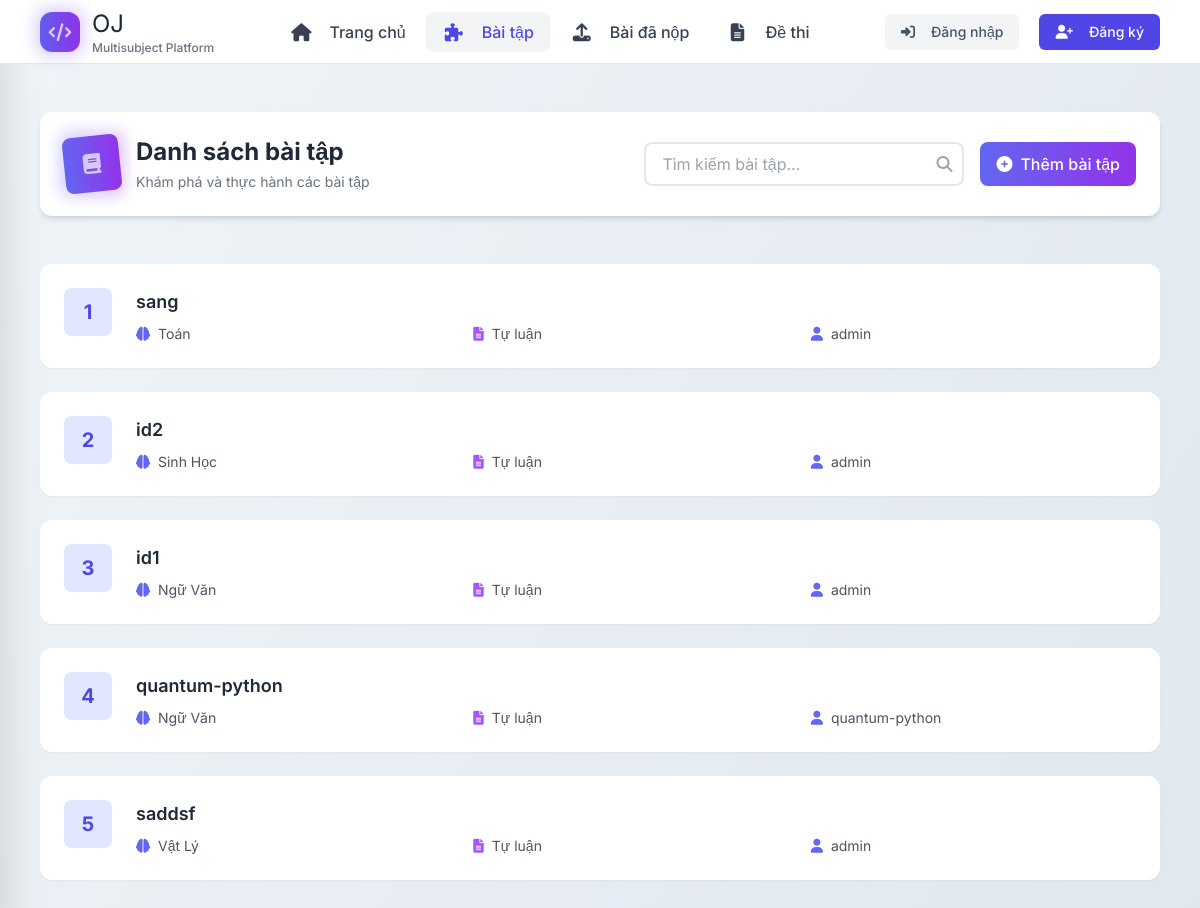
/problems/, run on an earlier commit of the app's database.
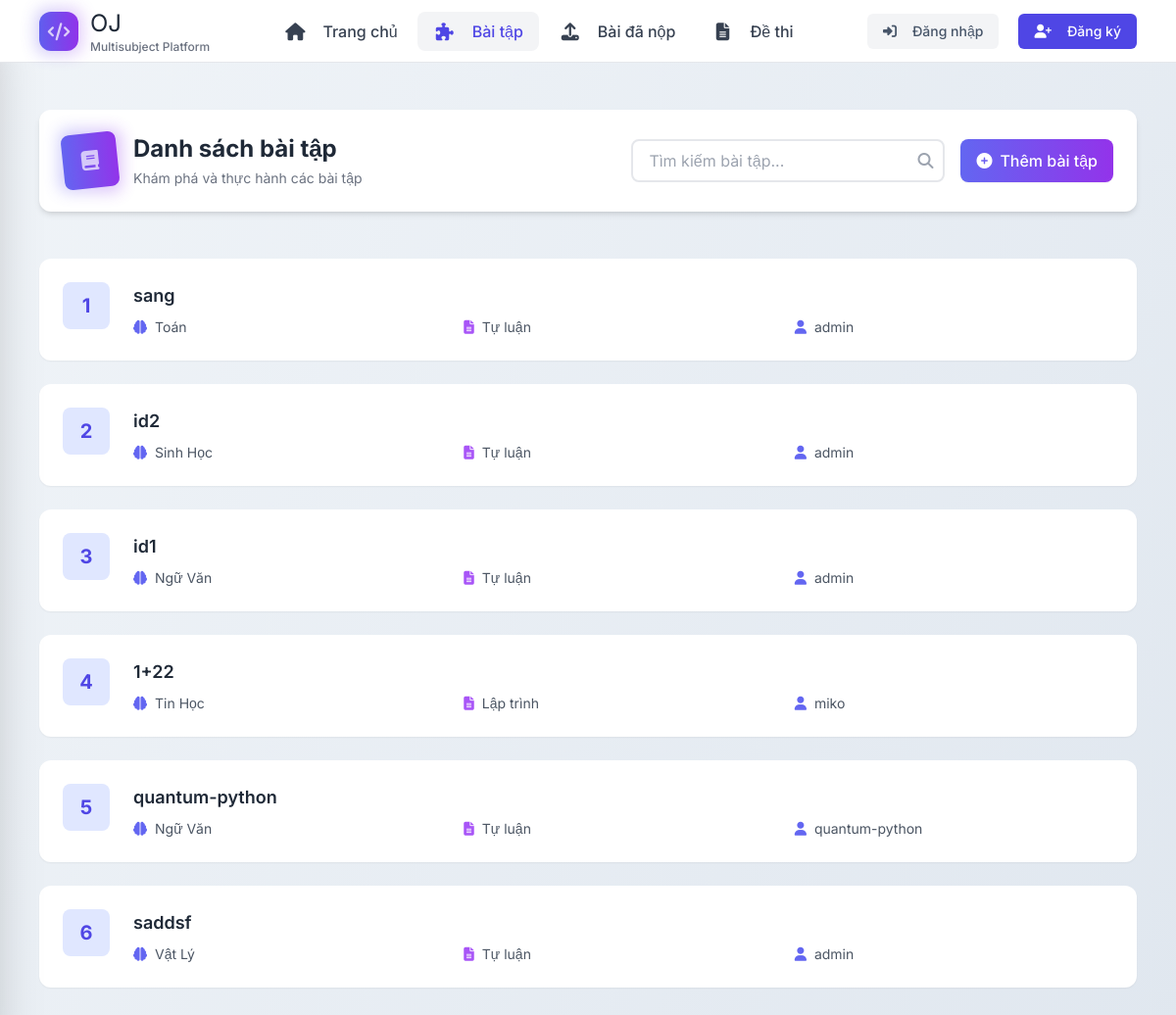
And on a later commit of the database.
### problems/models.py (models this page shows, shortened)
class Problem(models.Model):
    title = models.CharField(max_length=200)
    description = models.TextField()
    subject = models.CharField(max_length=10, choices=SUBJECT_CHOICES)
    question_type = models.CharField(max_length=10, choices=QUESTION_TYPE, default='WRIT')
    difficulty = models.CharField(max_length=10, choices=DIFFICULTY_LEVELS)
    author = models.ForeignKey(User, on_delete=models.CASCADE, null=True)
    grading_criteria = models.TextField(null=True, blank=True, help_text="Tiêu chí chấm bài (dành cho AI)")
    created_at = models.DateTimeField(default=timezone.now)
    is_hidden = models.BooleanField(default=False)
    choice_a = models.CharField(max_length=255, null=True, blank=True)
    choice_b = models.CharField(max_length=255, null=True, blank=True)
    choice_c = models.CharField(max_length=255, null=True, blank=True)
    choice_d = models.CharField(max_length=255, null=True, blank=True)
    correct_answer = models.CharField(
        max_length=1,
        choices=[('A', 'A'), ('B', 'B'), ('C', 'C'), ('D', 'D')],
        null=True, blank=True,
        help_text="Chỉ áp dụng cho câu hỏi trắc nghiệm"
    )

### users/models.py (models this page shows)
class CustomUser(AbstractUser):
    is_teacher = models.BooleanField(default=False)

### problems/views.py (the view)
# urls.py: path('', views.problem_list, name='problem_list'),
def problem_list(request):
    query = request.GET.get('q', '')
    problems = Problem.objects.filter(is_hidden=False)
    if request.user.is_authenticated:
        if request.user.is_staff:
            problems = Problem.objects.all()
        submitted_problem_ids = Submission.objects.filter(user=request.user).values_list('problem_id', flat=True)
    else:
        submitted_problem_ids = []
    if query:
        problems = problems.filter(Q(title__icontains=query))
    problems = problems.order_by('?')
    return render(request, 'problems/problem_list.html', {
        'problems': problems,
        'submitted_problem_ids': submitted_problem_ids  # Thêm biến này vào context
    })

### problems/templates/problems/problem_list.html (shortened to what this page needs)
{% extends 'base.html' %}
{% block content %}
<div class="max-w-7xl mx-auto px-4 py-8">
  <header class="relative mb-12">
    <div class="flex flex-col lg:flex-row lg:items-center lg:justify-between bg-white rounded-xl shadow-md p-6 mb-8">
      <div class="flex items-center space-x-4">
        <div class="relative">
          <div class="w-14 h-14 bg-gradient-to-r from-indigo-500 to-purple-600 rounded-lg flex items-center justify-center text-white text-xl transform -rotate-6 hover:rotate-0 transition-transform">
            <i class="fas fa-book"></i>
          </div>
          <div class="absolute -inset-1 bg-gradient-to-r from-indigo-500 to-purple-600 rounded-lg blur opacity-30"></div>
        </div>
        <div>
          <h1 class="text-2xl font-bold text-gray-800">Danh sách bài tập</h1>
          <p class="text-gray-500 text-sm mt-1">Khám phá và thực hành các bài tập</p>
        </div>
      </div>
      <div class="mt-6 lg:mt-0 flex flex-col sm:flex-row gap-4">
        <div class="relative">
          <form method="GET" action="{% url 'problem_list' %}">
            <input type="text" name="q" placeholder="Tìm kiếm bài tập..."
                   value="{{ request.GET.q|default_if_none:'' }}"
                   class="w-full sm:w-80 px-4 py-2 rounded-lg border-2 border-gray-200 focus:border-indigo-500 focus:ring focus:ring-indigo-200 focus:ring-opacity-50"
                   aria-label="Tìm kiếm bài tập">
            <i class="fas fa-search absolute right-3 top-1/2 -translate-y-1/2 text-gray-400"></i>
          </form>
        </div>
        <a href="{% url 'add_problem' %}"
           class="inline-flex items-center justify-center px-4 py-2 rounded-lg bg-gradient-to-r from-indigo-500 to-purple-600 text-white font-medium hover:from-indigo-600 hover:to-purple-700 transition-all duration-300 shadow-sm hover:shadow-md group">
          <i class="fas fa-plus-circle mr-2 group-hover:scale-110 transition-transform"></i>
          Thêm bài tập
        </a>
      </div>
    </div>
  </header>
  <div class="grid grid-cols-1 gap-6">
    {% if problems %}
      {% for problem in problems %}
        <article class="bg-white rounded-xl shadow-sm hover:shadow-md transition-shadow overflow-hidden group
        ">
          <div class="flex items-start p-6">
            <div class="flex-shrink-0 mr-6">
              <div class="w-12 h-12 bg-indigo-100 rounded-lg flex items-center justify-center text-indigo-600 font-bold text-xl">
                {{ forloop.counter }}
              </div>
            </div>
            <div class="flex-grow">
              <a href="{% url 'problem_detail' problem.pk %}"
                 class="block text-lg font-semibold text-gray-800 hover:text-indigo-600 mb-2 transition-colors"
                 id="problem-title-{{ problem.pk }}">
                {{ problem.title }}
              </a>
              <div class="grid grid-cols-1 sm:grid-cols-3 gap-3 text-sm">
                <div class="flex items-center text-gray-600">
                  <i class="fas fa-brain text-indigo-500 mr-2"></i>
                  <span>{{ problem.get_subject_display }}</span>
                </div>
                <div class="flex items-center text-gray-600">
                  <i class="fas fa-file-alt text-purple-500 mr-2"></i>
                  <span>{{ problem.get_question_type_display }}</span>
                </div>
                <div class="flex items-center text-gray-600">
                  <i class="fas fa-user text-indigo-500 mr-2"></i>
                  <span>{{ problem.author.username }}</span>
                </div>
              </div>
            </div>
          </div>
        </article>
      {% endfor %}
    {% endif %}
  </div>
</div>
{% endblock %}

What changed in the data, as far as the page shows it:
added Problem: title "1+22", subject "Tin Học", question_type "Lập trình", author.username "miko"
